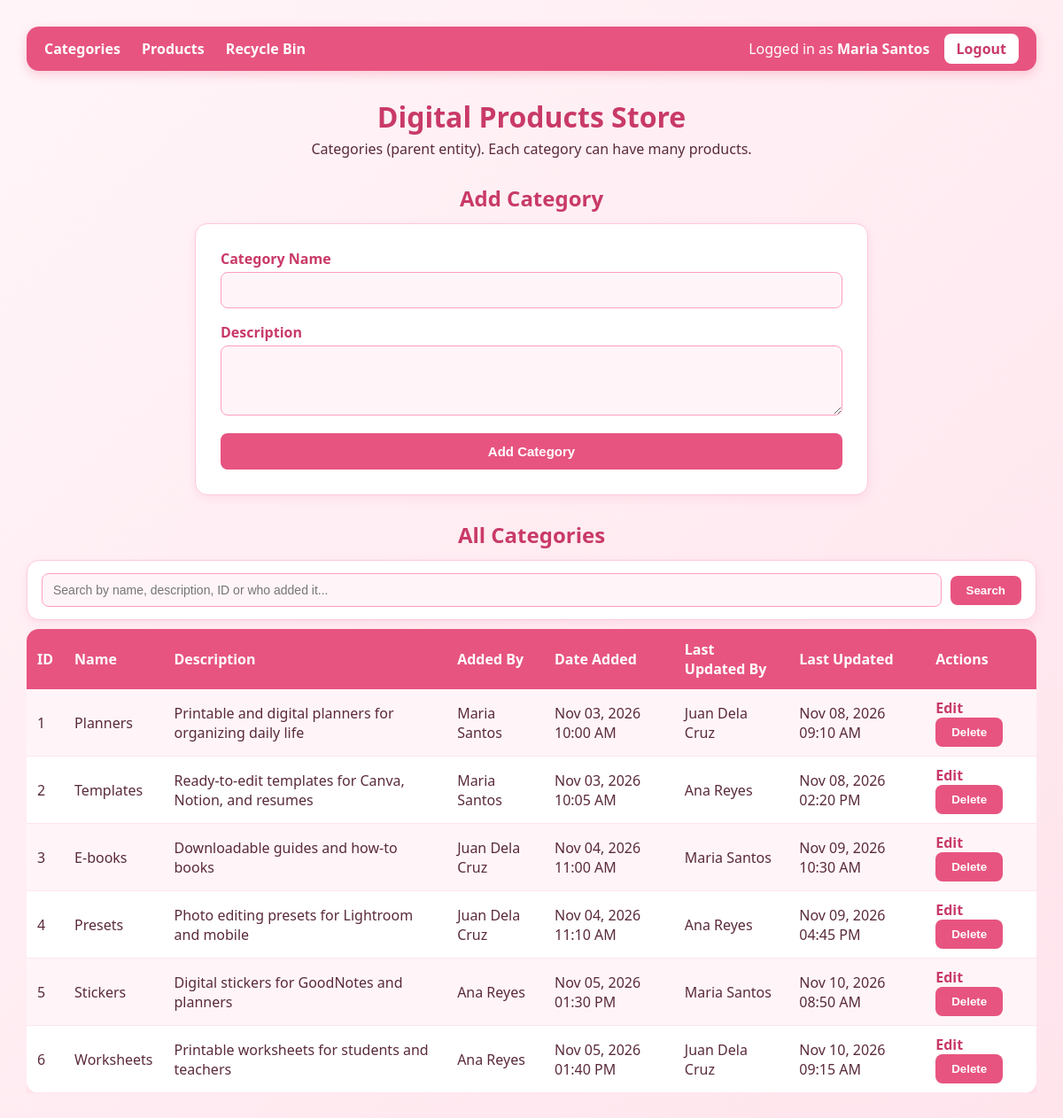
/index.php (signed in), run on the app's committed database.
### tables this page shows
CREATE TABLE categories (
    category_id     INT AUTO_INCREMENT PRIMARY KEY,
    category_name   VARCHAR(100) NOT NULL,
    description     TEXT,
    added_by        INT NOT NULL,
    last_updated_by INT NULL,
    date_added      TIMESTAMP DEFAULT CURRENT_TIMESTAMP,
    last_updated    TIMESTAMP NULL DEFAULT NULL,
    FOREIGN KEY (added_by) REFERENCES users(user_id),
    FOREIGN KEY (last_updated_by) REFERENCES users(user_id)
);

### core/models.php (called while the page is built, shortened)
<?php
function getAllCategories($pdo, $search = '') {
    $sql = "SELECT c.*,
                   CONCAT(a.first_name, ' ', a.last_name) AS added_by_name,
                   CONCAT(u.first_name, ' ', u.last_name) AS updated_by_name
            FROM categories c
            JOIN users a ON c.added_by = a.user_id
            LEFT JOIN users u ON c.last_updated_by = u.user_id";
    $params = [];
    $sql .= " ORDER BY c.category_id";
    $stmt = $pdo->prepare($sql);
    $stmt->execute($params);
    return $stmt->fetchAll();
}

### core/auth.php (called while the page is built, shortened)
<?php
function formatDate($date) {
    return $date ? date('M d, Y h:i A', strtotime($date)) : '—';
}

### index.php (the view, shortened to what this page needs)
<?php
require_once 'core/dbConfig.php';
require_once 'core/auth.php';
require_once 'core/models.php';
$search = trim($_GET['search'] ?? '');
$categories = getAllCategories($pdo, $search);
?>
<!DOCTYPE html>
<html>
<head>
    <link rel="stylesheet" href="style.css">
</head>
<body>
    <?php include 'nav.php'; ?>
    <div class="hero">
        <h1>Digital Products Store</h1>
        <p>Categories (parent entity). Each category can have many products.</p>
    </div>
    <h2>Add Category</h2>
    <form class="app-form" action="core/handleForms.php" method="POST">
        <div class="form-grid">
            <div class="field full">
                <label>Category Name</label>
                <input type="text" name="category_name" required>
            </div>
            <div class="field full">
                <label>Description</label>
                <textarea name="description" rows="3"></textarea>
            </div>
        </div>
        <button type="submit" name="insertCategory">Add Category</button>
    </form>
    <h2><?= $search !== '' ? 'Search Results' : 'All Categories' ?></h2>
    <form class="search-form" method="GET" action="index.php">
        <input type="text" name="search" placeholder="Search by name, description, ID or who added it..."
               value="<?= htmlspecialchars($search) ?>">
        <button type="submit">Search</button>
    </form>
    <div class="table-wrap">
    <table>
        <tr>
            <th>ID</th><th>Name</th><th>Description</th>
            <th>Added By</th><th>Date Added</th>
            <th>Last Updated By</th><th>Last Updated</th><th>Actions</th>
        </tr>
        <?php foreach ($categories as $c): ?>
        <tr>
            <td><?= $c['category_id'] ?></td>
            <td><?= htmlspecialchars($c['category_name']) ?></td>
            <td><?= htmlspecialchars($c['description']) ?></td>
            <td><?= htmlspecialchars($c['added_by_name']) ?></td>
            <td><?= formatDate($c['date_added']) ?></td>
            <td><?= $c['updated_by_name'] ? htmlspecialchars($c['updated_by_name']) : '—' ?></td>
            <td><?= formatDate($c['last_updated']) ?></td>
            <td>
                <a href="edit_category.php?id=<?= $c['category_id'] ?>&search=<?= urlencode($search) ?>">Edit</a>
                <form action="core/handleForms.php" method="POST" style="display:inline"
                      onsubmit="return confirm('Delete this category and ALL its products?');">
                    <button type="submit" name="deleteCategory">Delete</button>
                </form>
            </td>
        </tr>
        <?php endforeach; ?>
    </table>
    </div>
</body>
</html>

### nav.php
<nav>
    <div class="nav-links">
        <a href="index.php">Categories</a>
        <a href="products.php">Products</a>
        <a href="recycle_bin.php">Recycle Bin</a>
    </div>
    <div class="nav-user">
        Logged in as <strong><?= htmlspecialchars($_SESSION['full_name']) ?></strong>
        <a href="logout.php" class="logout-btn" onclick="return confirm('Are you sure you want to log out?');">Logout</a>
    </div>
</nav>

### style.css (style rules this page uses)
:root { --pink-50: #fff5f8; --pink-100: #ffe4ec; --pink-200: #ffc9db; --pink-300: #ff9fbd; --pink-400: #f77aa5; --pink-500: #e75480; --pink-600: #c93a68; --text: #5a2a3c; }
* { box-sizing: border-box; }
body { font-family: "Segoe UI", Arial, sans-serif; background: linear-gradient(135deg, var(--pink-50), var(--pink-100)); color: var(--text); margin: 0; padding: 30px; min-height: 100vh; }
body > * { max-width: 1200px; margin-left: auto; margin-right: auto; }
h2 { color: var(--pink-600); margin: 28px auto 12px; }
nav { background: var(--pink-500); padding: 14px 20px; border-radius: 14px; box-shadow: 0 4px 12px rgba(231, 84, 128, 0.25); }
nav a { color: #fff; text-decoration: none; font-weight: 600; margin-right: 20px; }
form { background: #fff; padding: 20px; border-radius: 14px; border: 1px solid var(--pink-200); box-shadow: 0 4px 12px rgba(247, 122, 165, 0.15); }
td form { background: none; padding: 0; border: none; box-shadow: none; }
input[type="text"], input[type="number"], textarea, select { display: block; width: 100%; max-width: 400px; padding: 10px 12px; margin-bottom: 12px; border: 1px solid var(--pink-300); border-radius: 8px; background: var(--pink-50); color: var(--text); font-size: 14px; }
button { background: var(--pink-500); color: #fff; border: none; padding: 9px 18px; border-radius: 8px; font-weight: 600; cursor: pointer; transition: background 0.2s; }
table { border-collapse: collapse; width: 100%; background: #fff; border-radius: 14px; overflow: hidden; box-shadow: 0 4px 12px rgba(247, 122, 165, 0.15); }
th { background: var(--pink-500); color: #fff; text-align: left; padding: 12px; }
td { padding: 10px 12px; border-bottom: 1px solid var(--pink-100); }
tr:nth-child(even) td { background: var(--pink-50); }
td a, form a { color: var(--pink-600); font-weight: 600; text-decoration: none; margin-right: 8px; }
.hero { text-align: center; margin-top: 30px; margin-bottom: 10px; }
.hero h1 { color: var(--pink-600); margin-bottom: 4px; }
.hero p { margin-top: 0; }
label { display: block; font-weight: 600; margin-bottom: 4px; color: var(--pink-600); }
.table-wrap { overflow-x: auto; }
h2 { text-align: center; }
form.app-form { max-width: 760px; padding: 28px; }
.form-grid { display: grid; grid-template-columns: 1fr 1fr; gap: 16px 20px; margin-bottom: 20px; }
.field.full { grid-column: 1 / -1; }
.field input, .field select, .field textarea { display: block; width: 100%; max-width: none; margin-bottom: 0; padding: 10px 12px; border: 1px solid var(--pink-300); border-radius: 8px; background: var(--pink-50); color: var(--text); font-size: 14px; font-family: inherit; }
.field textarea { resize: vertical; }
form.app-form > button { display: block; width: 100%; padding: 12px; font-size: 15px; }
nav { display: flex; justify-content: space-between; align-items: center; flex-wrap: wrap; gap: 10px; }
nav .nav-user { color: #fff; }
nav .logout-btn { background: #fff; color: var(--pink-600); padding: 6px 14px; border-radius: 8px; margin-left: 12px; margin-right: 0; }
form.search-form { display: flex; align-items: center; gap: 10px; padding: 14px 16px; margin-bottom: 10px; }
form.search-form input[type="text"] { flex: 1; max-width: none; margin-bottom: 0; }

### data on the page
categories: category_id "1", category_name "Planners", description "Printable and digital planners for organizing daily life", added_by_name "Maria Santos", date_added "Nov 03, 2026 10:00 AM", updated_by_name "Juan Dela Cruz", last_updated "Nov 08, 2026 09:10 AM"
categories: category_id "2", category_name "Templates", description "Ready-to-edit templates for Canva, Notion, and resumes", added_by_name "Maria Santos", date_added "Nov 03, 2026 10:05 AM", updated_by_name "Ana Reyes", last_updated "Nov 08, 2026 02:20 PM"
categories: category_id "3", category_name "E-books", description "Downloadable guides and how-to books", added_by_name "Juan Dela Cruz", date_added "Nov 04, 2026 11:00 AM", updated_by_name "Maria Santos", last_updated "Nov 09, 2026 10:30 AM"
categories: category_id "4", category_name "Presets", description "Photo editing presets for Lightroom and mobile", added_by_name "Juan Dela Cruz", date_added "Nov 04, 2026 11:10 AM", updated_by_name "Ana Reyes", last_updated "Nov 09, 2026 04:45 PM"
categories: category_id "5", category_name "Stickers", description "Digital stickers for GoodNotes and planners", added_by_name "Ana Reyes", date_added "Nov 05, 2026 01:30 PM", updated_by_name "Maria Santos", last_updated "Nov 10, 2026 08:50 AM"
categories: category_id "6", category_name "Worksheets", description "Printable worksheets for students and teachers", added_by_name "Ana Reyes", date_added "Nov 05, 2026 01:40 PM", updated_by_name "Juan Dela Cruz", last_updated "Nov 10, 2026 09:15 AM"

### other printed values
$_SESSION['full_name'] "Maria Santos"
